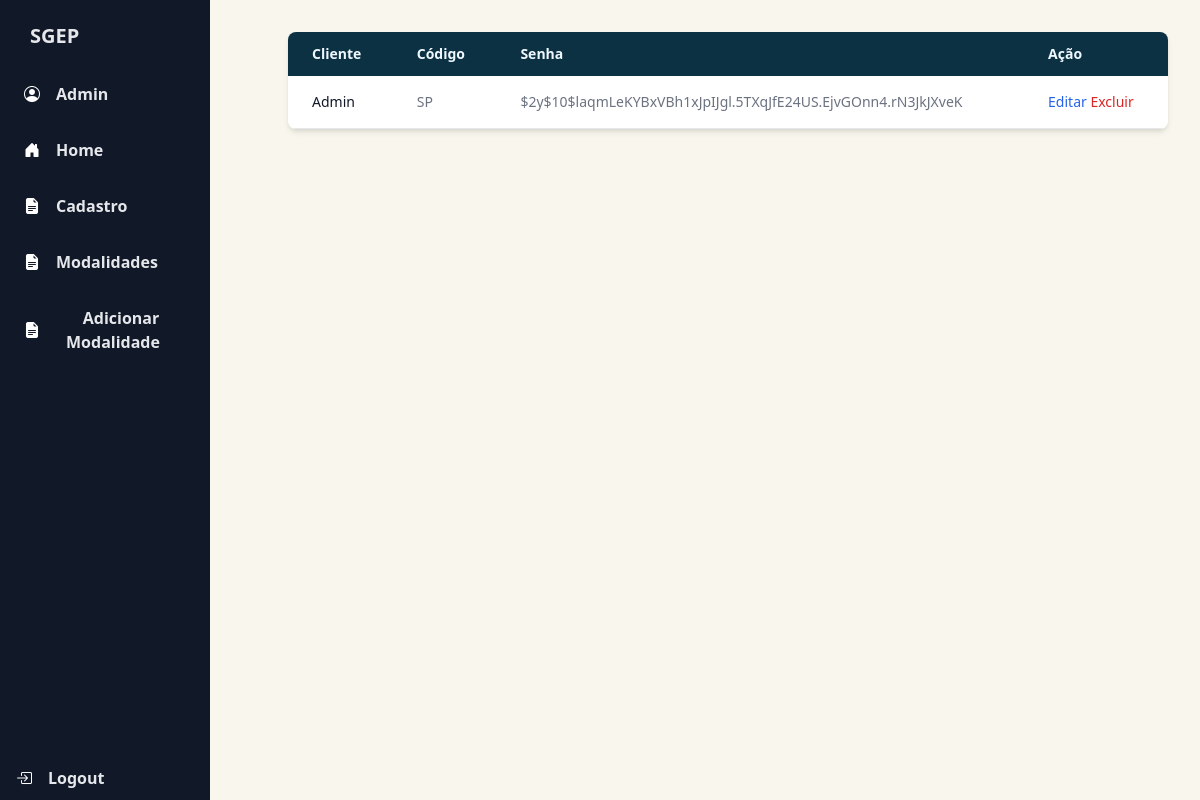
Page /admDashboard.php (signed in) on the earlier database version.
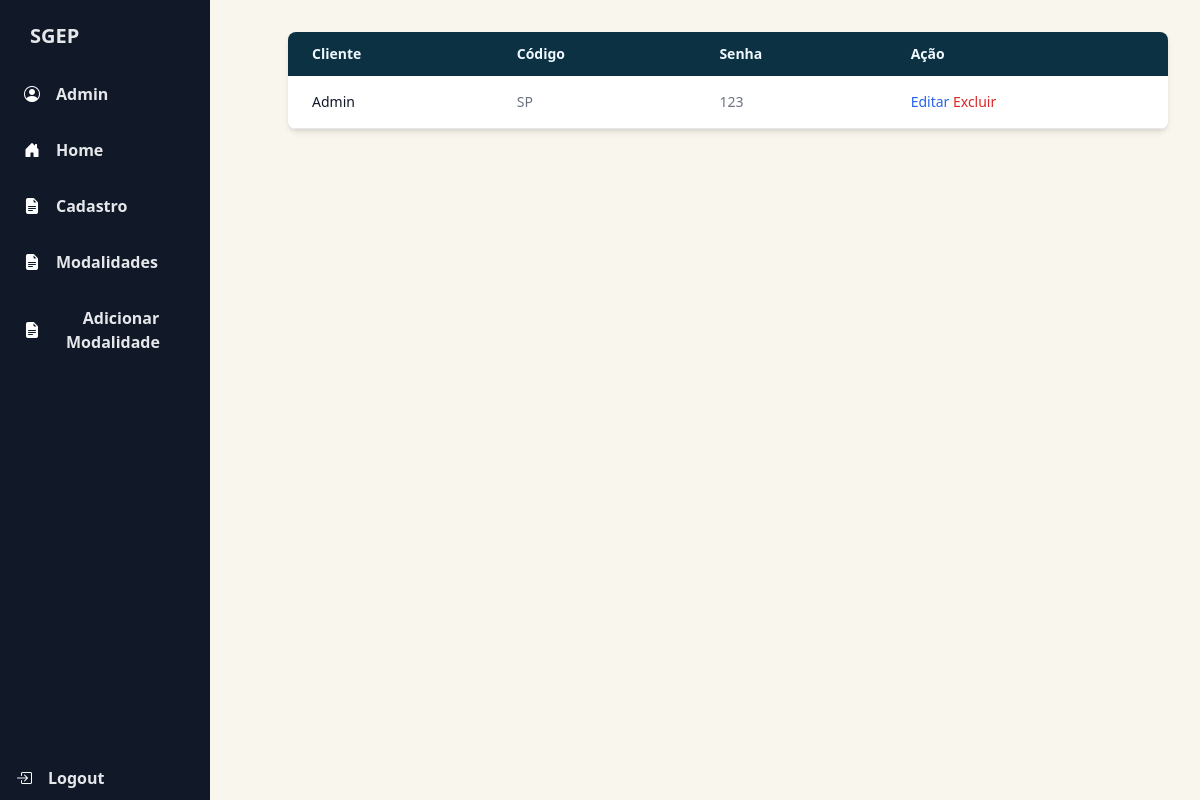
Same page on the later database version.
### tables this page shows
CREATE TABLE USUARIO  
(
 id INTEGER PRIMARY KEY AUTO_INCREMENT,
 ds_email VARCHAR(50) NOT NULL,   
 nm_usuario VARCHAR(50) NOT NULL,   
 ds_senha VARCHAR(255) NOT NULL,
 cd_usuario CHAR(8) NOT NULL,
 sg_tipo CHAR(5) DEFAULT 'USER'
);

### src/controller/conn.php (called while the page is built, shortened)
<?php
    class Conexao{
        private function connectDatabase(){
            try
            {
                $this->db = new PDO('mysql:host='.HOST.';dbname='.DBNAME, USER, PASSWORD);
            }
            catch (PDOException $e)
            {
                echo "Error to connect with Database!".$e->getMessage();
                die();
            }
        }
    }
?>

### src/controller/user.php (called while the page is built, shortened)
<?php
require_once 'conn.php';
class User extends Conexao
{
    protected $db;
    function listarUsuarios()
    {
        $dados = $this->db->query("SELECT * FROM usuario");
        $user = $dados->fetchAll(PDO::FETCH_ASSOC);
        return $user;
    }
    function procurar_user_por_id($id)
    {
        try {
            $find_user = $this->db->prepare("SELECT * FROM usuario WHERE id = ?");
            $find_user->execute([$id]);
            if ($find_user->rowCount() === 1) {
                return $find_user->fetch(PDO::FETCH_OBJ);
            } else {
                return false;
            }
        } catch (PDOException $e) {
            die($e->getMessage());
        }
    }
}

### admDashboard.php (the view, shortened to what this page needs)
<?php
require_once "src/controller/user.php";
$user_obj = new User();
if (isset($_SESSION['user_id']) && isset($_SESSION['email'])) {
    $user_data = $user_obj->procurar_user_por_id($_SESSION['user_id']);
    $list_users = $user_obj->listarUsuarios();
} else {
    header('Location: logout.php');
    exit;
}
?>
<!DOCTYPE html>
<html>
<head>
    <link href="https://cdn.jsdelivr.net/npm/tailwindcss@2.2.7/dist/tailwind.min.css" rel="stylesheet">
    <link rel="stylesheet" href="https://cdn.jsdelivr.net/npm/bootstrap-icons@1.8.0/font/bootstrap-icons.css" />
    <link rel="stylesheet" href="src/css/dashboard.css">
</head>
<body bgcolor="#F9F6ED">
    <span class="absolute text-white text-4xl top-5 left-4 cursor-pointer" onclick="openSidebar()">
    </span>
    <div class="flex">
        <div class="sidebar fixed top-0 bottom-0 lg:left-0 p-2 w-[300px] overflow-y-auto text-center bg-gray-900 sidebar-container">
            <div class="text-gray-100 text-xl">
                <div class="p-2.5 mt-1 flex items-center">
                    <h1 class="font-bold text-gray-200 text-[15px] ml-3">SGEP</h1>
                </div>
            </div>
            <div class="p-2.5 mt-3 flex items-center rounded-md px-4 duration-300 cursor-pointer text-white">
                <i class="bi bi-person-circle"></i>
                <span class="text-[15px] ml-4 text-gray-200 font-bold"><?php echo $user_data->nm_usuario ?></span>
            </div>
            <div class="p-2.5 mt-3 flex items-center rounded-md px-4 duration-300 cursor-pointer hover:bg-blue-600 text-white">
                <i class="bi bi-house-door-fill"></i>
                <a href="admDashboard.php"><span class="text-[15px] ml-4 text-gray-200 font-bold">Home</span></a>
            </div>
            <div class="p-2.5 mt-3 flex items-center rounded-md px-4 duration-300 cursor-pointer hover:bg-blue-600 text-white">
                <i class="bi bi-file-earmark-text-fill"></i>
                <a href="cadastro.php"><span class="text-[15px] ml-4 text-gray-200 font-bold">Cadastro</span></a>
            </div>
            <div class="p-2.5 mt-3 flex items-center rounded-md px-4 duration-300 cursor-pointer hover:bg-blue-600 text-white">
                <i class="bi bi-file-earmark-text-fill"></i>
                <a href="modalidades.php"><span class="text-[15px] ml-4 text-gray-200 font-bold">Modalidades</span></a>
            </div>
            <div class="p-2.5 mt-3 flex items-center rounded-md px-4 duration-300 cursor-pointer hover:bg-blue-600 text-white">
                <i class="bi bi-file-earmark-text-fill"></i>
                <a href="cadastroModalidade.php"><span class="text-[15px] ml-4 text-gray-200 font-bold">Adicionar Modalidade</span></a>
            </div>
            <div class="p-2.5 mt-3 flex items-center rounded-md px-4 duration-300 cursor-pointer hover:bg-blue-600 text-white" style="position: absolute; bottom: 0; left: 0;">
                <i class="bi bi-box-arrow-in-right"></i>
                <a href="logout.php"><span class="text-[15px] ml-4 text-gray-200 font-bold">Logout</span></a>
            </div>
        </div>
    </div>
    <div class="flex-1 ml-64 p-8">
        <div class="relative overflow-x-auto shadow-md sm:rounded-lg">
            <table class="w-full text-sm text-left text-gray-500 dark:text-gray-400">
                <tr style="background-color: #0B3142; color:aliceblue;">
                    <th scope="col" class="px-6 py-3">
                        Cliente
                    </th>
                    <th scope="col" class="px-6 py-3">
                        Código
                    </th>
                    <th scope="col" class="px-6 py-3">
                        Senha
                    </th>
                    <th scope="col" class="px-6 py-3">
                        Ação
                    </th>
                </tr>
                <tbody>
                    <?php foreach ($list_users as $user) : ?>
                        <tr class="bg-white border-b dark:bg-gray-800 dark:border-gray-700 hover:bg-gray-50 dark:hover:bg-gray-600">
                            <th scope="row" class="px-6 py-4 font-medium text-gray-900 whitespace-nowrap dark:text-white">
                                <?= $user["nm_usuario"] ?>
                            </th>
                            <td class="px-6 py-4">
                                <?= $user["cd_usuario"] ?>
                            </td>
                            <td class="px-6 py-4">
                                <?= $user["ds_senha"] ?>
                            </td>
                            <td class="px-6 py-4">
                                <a href="atualiza.php?id=<?= $user['id'] ?>" class="font-medium text-blue-600 dark:text-blue-500 hover:underline" type="button">Editar</a>
                                <a href="delete.php?id=<?= $user['id'] ?>" class="font-medium text-red-600 dark:text-red-500 hover:underline" type="button">Excluir</a>
                            </td>
                        </tr>
                    <?php endforeach; ?>
                </tbody>
            </table>
        </div>
    </div>
</body>
</html>

### src/css/dashboard.css (style rules this page uses)
table { width: 100%; }
.sidebar-container { width: 210px; }

Differences in the rows shown:
changed usuario "Admin": ds_senha "$2y$10$laqmLeKYBxVBh1xJpIJgl.5TXqJfE24US.EjvGOnn4.rN3JkJXveK" → "123"
